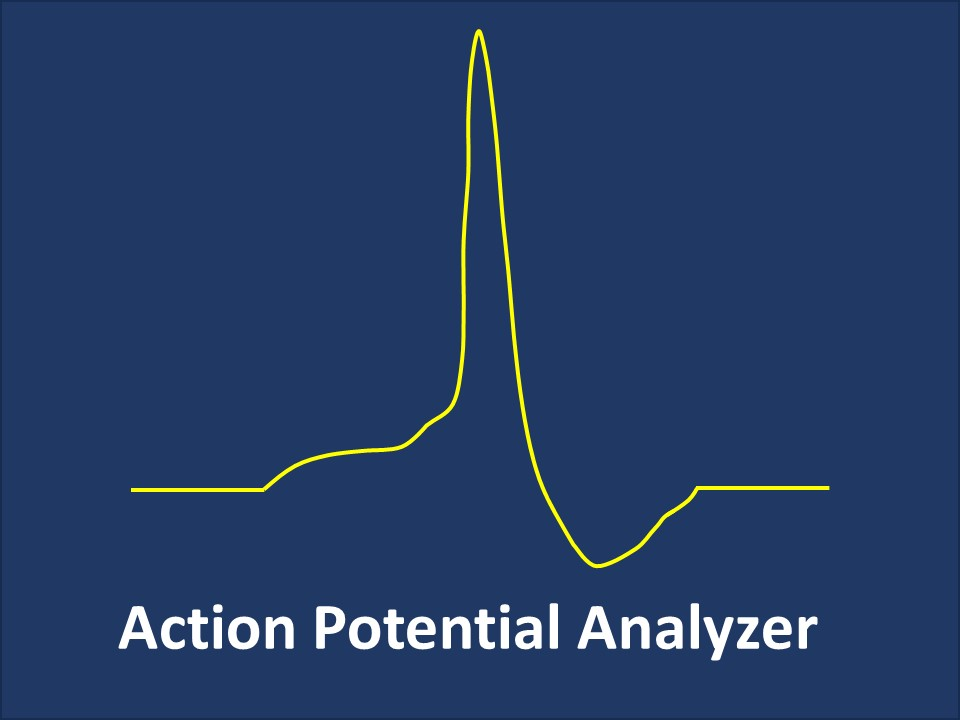
%> input picture MATLAB_Dependent_Version/AP_Analyzer.jpg, 960 x 720 px
$ octave --eval "result = splitimage_red(imread('AP_Analyzer.jpg'));"   (GNU Octave 9; MATLAB toolbox functions it lacks are replaced by stand-ins)
%> lines starting %> are read from the running program, lines starting %| are printed output that depends on the picture; in (x1, y1, x2, y2) boxes, pixels count from 0 and x2, y2 are one past the last pixel; in counts of white or black regions, pixels touching at a corner belong together; the program's own positions count from 1
function [cog] = splitimage_red(image)
rgbImage = image;
%> rgbImage is the input picture: size 720x960x3 uint8; mean R, G, B 37.7, 61.2, 101.6
[rows, columns, numberOfColorChannels] = size(rgbImage);
%> rows = 720; columns = 960; numberOfColorChannels = 3
if numberOfColorChannels > 1
	grayImage = rgb2gray(rgbImage); % Take green channel.
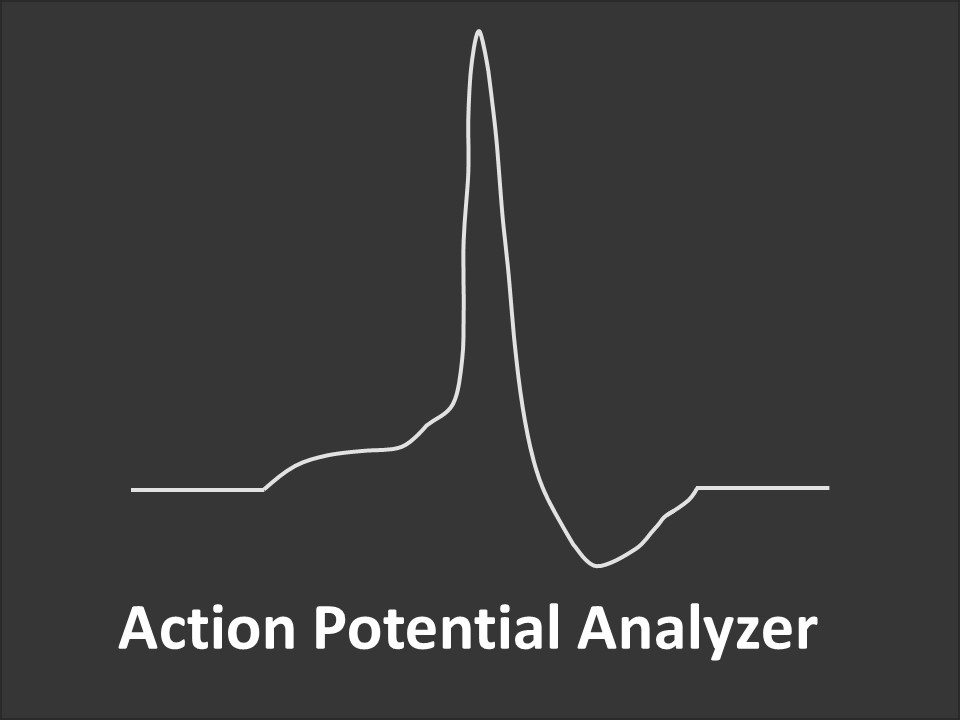
%> grayImage: size 720x960 uint8; min 37, max 255, mean 58.9
else
	grayImage = rgbImage; % It's already gray scale.
end
binaryImage = false(rows, columns);
bim = imbinarize(grayImage,.2);
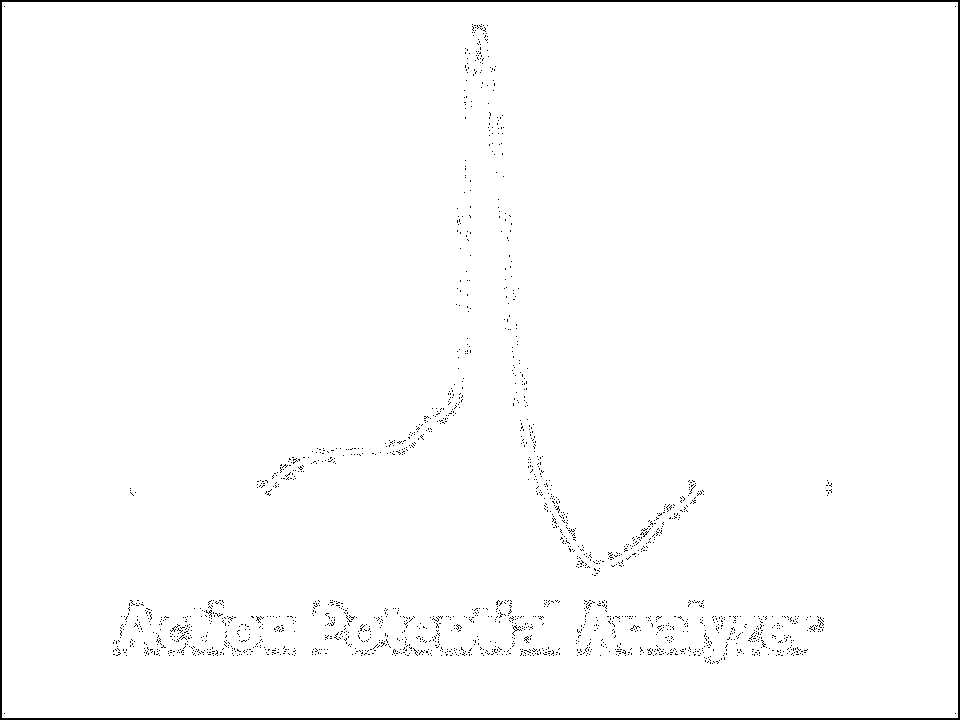
%> bim: size 720x960 logical; 98.5% white; 1872 black regions (1870 under 20 px), largest, box (x1, y1, x2, y2) and area: (0, 0, 960, 720) 6704, (512, 625, 522, 636) 21
binaryImage(1:rows, round(columns/2):columns) = bim(1:rows,round(columns/2):columns);
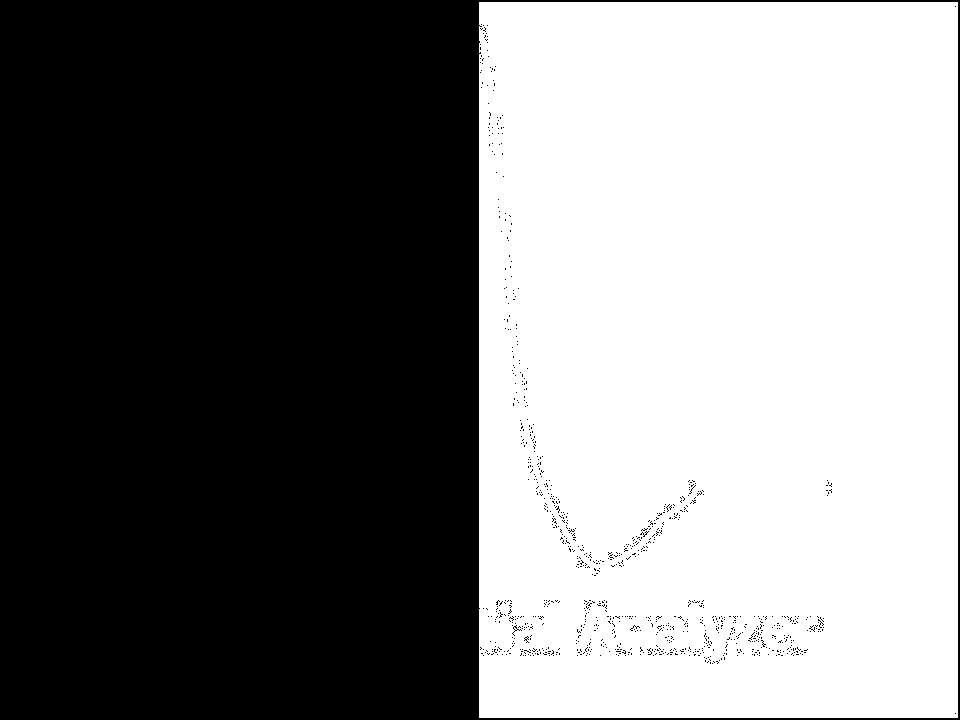
%> binaryImage: size 720x960 logical; 49.3% white; 1 white region, box (x1, y1, x2, y2) and area: (479, 2, 958, 718) 341055
grayImage(~binaryImage) = 0;
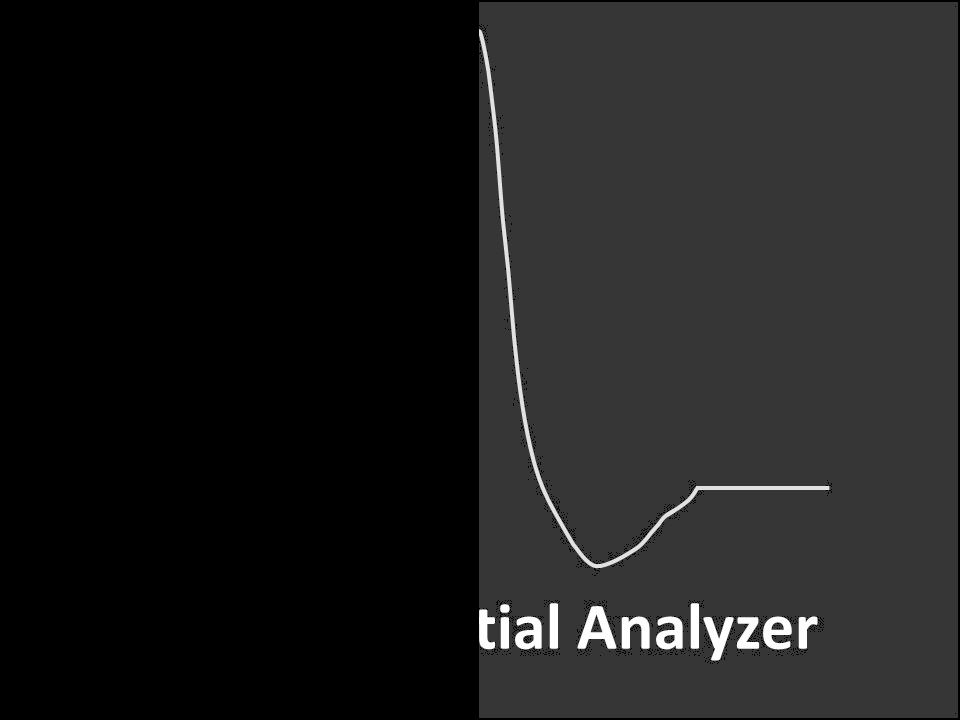
%> grayImage: size 720x960 uint8; min 0, max 255, mean 29.2
props = regionprops(binaryImage, grayImage, 'WeightedCentroid');
%> props = {WeightedCentroid [711.2 375.9]}
if ~isempty(props)
    cog = props.WeightedCentroid;
%> cog = [711.2 375.9]
else
    cog = [1536, 1024];
end
